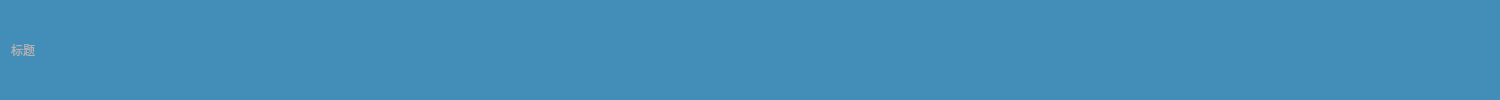
<?xml version="1.0" encoding="UTF-8"?>
<ui version="4.0">
 <class>MainTitleBar</class>
 <widget class="QWidget" name="MainTitleBar">
  <property name="geometry">
   <rect>
    <x>0</x>
    <y>0</y>
    <width>1500</width>
    <height>100</height>
   </rect>
  </property>
  <property name="maximumSize">
   <size>
    <width>16777215</width>
    <height>100</height>
   </size>
  </property>
  <property name="focusPolicy">
   <enum>Qt::NoFocus</enum>
  </property>
  <property name="windowTitle">
   <string>MainTitleBar</string>
  </property>
  <property name="autoFillBackground">
   <bool>false</bool>
  </property>
  <property name="styleSheet">
   <string notr="true">QWidget
{
    color: #b1b1b1;
    background-color: rgb(67, 142, 185);
    selection-background-color:rgb(67, 142, 185);
    selection-color: black;
    background-clip: border;
    border-image: none;
    border: 0px transparent black;
    outline: 0;
	font-family:Microsoft YaHei;
}

QWidget:item:hover
{
    background-color: #D1DBCB;
    color: black;
}

QWidget:item:selected
{
    background-color: #D1DBCB;
    border: 0px
}


QPushButton
{
    color: #eff0f1;
    background-color: rgb(67, 142, 185);
    border-width: 0px;
    border-color: rgb(67, 142, 185);
    border-style: solid;
    padding: 5px;
    border-radius: 0px;
    outline: none;
	font-size:14px;
}

QPushButton:disabled
{
    background-color: #535353;
    border-width: 1px;
    border-color: #454545;
    border-style: solid;
    padding-top: 5px;
    padding-bottom: 5px;
    padding-left: 10px;
    padding-right: 10px;
    border-radius: 2px;
    color: #454545;
}

QPushButton:focus {
    background-color: #D1DBCB;
    color: black;
}

QPushButton:pressed
{
    color: black;
    background-color: #D1DBCB;
    padding-top: -15px;
    padding-bottom: -17px;
}



QPushButton:hover
{
    border: 1px solid #D1DBCB;
}

QToolTip
{
     border: 1px solid black;
     background-color: #D1DBCB;
     padding: 1px;
     border-radius: 3px;
     color:white;
}
</string>
  </property>
  <layout class="QHBoxLayout" name="horizontalLayout_3">
   <item>
    <widget class="QLabel" name="label">
     <property name="minimumSize">
      <size>
       <width>400</width>
       <height>0</height>
      </size>
     </property>
     <property name="text">
      <string>标题</string>
     </property>
    </widget>
   </item>
   <item>
    <spacer name="horizontalSpacer_2">
     <property name="orientation">
      <enum>Qt::Horizontal</enum>
     </property>
     <property name="sizeHint" stdset="0">
      <size>
       <width>166</width>
       <height>20</height>
      </size>
     </property>
    </spacer>
   </item>
   <item>
    <layout class="QVBoxLayout" name="verticalLayout">
     <property name="spacing">
      <number>6</number>
     </property>
     <item>
      <layout class="QHBoxLayout" name="horizontalLayout_2">
       <property name="spacing">
        <number>10</number>
       </property>
       <item>
        <spacer name="horizontalSpacer">
         <property name="orientation">
          <enum>Qt::Horizontal</enum>
         </property>
         <property name="sizeHint" stdset="0">
          <size>
           <width>40</width>
           <height>20</height>
          </size>
         </property>
        </spacer>
       </item>
       <item>
        <widget class="QPushButton" name="btn_min">
         <property name="focusPolicy">
          <enum>Qt::NoFocus</enum>
         </property>
         <property name="toolTip">
          <string>最小化</string>
         </property>
         <property name="styleSheet">
          <string notr="true">
QPushButton
{
    color: #eff0f1;
    background-color: rgb(67, 142, 185);
    border-width: 0px;
    border-color: rgb(67, 142, 185);
    border-style: solid;
    padding: 5px;
    border-radius: 0px;
    outline: none;
	font-size:14px;
}



QPushButton:focus {
    background-color: #D1DBCB;
    color: black;
}

QPushButton:pressed
{
    color: black;
    background-color: #D1DBCB;
    padding-top: -15px;
    padding-bottom: -17px;
}



QPushButton:hover
{
    border: 1px solid #D1DBCB;
background-color: rgba(127, 125, 127, 127);
}
</string>
         </property>
         <property name="text">
          <string/>
         </property>
         <property name="icon">
          <iconset>
           <normaloff>:/PortableDetector/Resources/images/title_bar/minimize.png</normaloff>:/PortableDetector/Resources/images/title_bar/minimize.png</iconset>
         </property>
        </widget>
       </item>
       <item>
        <widget class="QPushButton" name="btn_max">
         <property name="focusPolicy">
          <enum>Qt::NoFocus</enum>
         </property>
         <property name="toolTip">
          <string>最小化</string>
         </property>
         <property name="styleSheet">
          <string notr="true">
QPushButton
{
    color: #eff0f1;
    background-color: rgb(67, 142, 185);
    border-width: 0px;
    border-color: rgb(67, 142, 185);
    border-style: solid;
    padding: 5px;
    border-radius: 0px;
    outline: none;
	font-size:14px;
}



QPushButton:focus {
    background-color: #D1DBCB;
    color: black;
}

QPushButton:pressed
{
    color: black;
    background-color: #D1DBCB;
    padding-top: -15px;
    padding-bottom: -17px;
}



QPushButton:hover
{
    border: 1px solid #D1DBCB;
background-color: rgba(127, 125, 127, 127);
}
</string>
         </property>
         <property name="text">
          <string/>
         </property>
         <property name="icon">
          <iconset>
           <normaloff>:/PortableDetector/Resources/images/title_bar/minimize.png</normaloff>:/PortableDetector/Resources/images/title_bar/minimize.png</iconset>
         </property>
        </widget>
       </item>
       <item>
        <widget class="QPushButton" name="btn_close">
         <property name="focusPolicy">
          <enum>Qt::NoFocus</enum>
         </property>
         <property name="toolTip">
          <string>退出程序</string>
         </property>
         <property name="styleSheet">
          <string notr="true">QPushButton
{
    color: #eff0f1;
    background-color: rgb(67, 142, 185);
    border-width: 0px;
    border-color: rgb(67, 142, 185);
    border-style: solid;
    padding: 5px;
    border-radius: 0px;
    outline: none;
	font-size:14px;
}



QPushButton:focus {
    background-color: #D1DBCB;
    color: black;
}

QPushButton:pressed
{
    color: black;
    background-color: #D1DBCB;
    padding-top: -15px;
    padding-bottom: -17px;
}



QPushButton:hover
{
    border: 1px solid #D1DBCB;
	background-color:rgb(232,17,35);
}
</string>
         </property>
         <property name="text">
          <string/>
         </property>
         <property name="icon">
          <iconset>
           <normaloff>:/PortableDetector/Resources/images/title_bar/close.png</normaloff>:/PortableDetector/Resources/images/title_bar/close.png</iconset>
         </property>
        </widget>
       </item>
      </layout>
     </item>
    </layout>
   </item>
  </layout>
 </widget>
 <layoutdefault spacing="6" margin="11"/>
 <resources>
  <include location="portabledetector.qrc"/>
 </resources>
 <connections/>
</ui>
